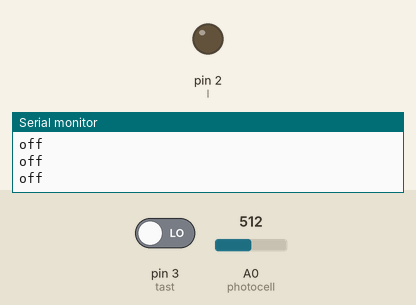
This sketch was run on a simulated Arduino Uno, built with avr-gcc and run on an emulated ATmega328P. On the bench: output pins drawn as LEDs (lit = HIGH), the last lines printed to the serial monitor. Inputs (shaded band) come from the test bench; at power-on: pin 3 (tast) LOW, A0 (photocell) = 512.

Above: at 1.2 s.
1.3 s: pin 3 (tast) driven HIGH
At 2.3 s:
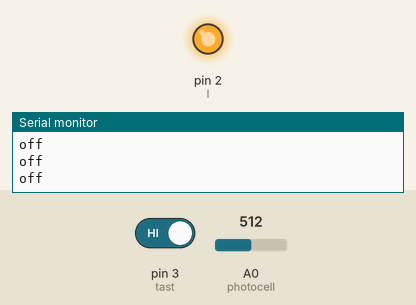
5.0 s: pin 3 (tast) driven LOW
At 6.2 s:
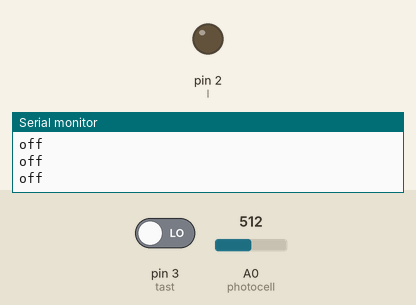
Timing chart, 0 to 8.0 s (numbered marks = the images above; inputs shaded):
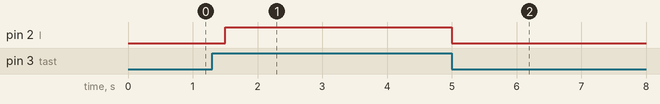

The sketch:

iaef.ino
```cpp
const int photocell = A0;     //pin für Lichtsensor
const int l = 2;              //pin für LED
const int l2 = 4;
const int tast = 3;           //pin für Taster

int slave1 = 0;                   //Speicherort des Slaves


void setup() {
  pinMode(photocell, INPUT);          //pin Photocell
  pinMode(l, OUTPUT);                 //pin LED
  pinMode (tast, INPUT);              //pin Taster
  Serial.begin(9600);                 //Serieller Monitor
}


int slavefunction1() {                          //Abfrage der Photocell
  if (analogRead(photocell) > 1000) {
    slave1 = 1;
    return 1;

  }
  if (analogRead(photocell) < 1000) {
    slave1 = 2;
    return 2;
  }
}


void ask() {                          //Übersetzung des Signals in Serial Outputs
  if (slave1 == 1) {
    Serial.println("on");
    digitalWrite(l2, HIGH);
    return;
  }

  else if (slave1 == 2) {
    Serial.println("off");
    digitalWrite(l2, LOW);

    return;
  }


 }
void loop() {

  if (digitalRead(tast) == HIGH) {
    digitalWrite(l, HIGH);
    slavefunction1();                         //Function (slavefunction1() )
  }
  else if (digitalRead(tast) == LOW) {
    digitalWrite(l, LOW);
    slavefunction1();
  }

  ask();                                      // Function (ask() )
  delay(500);
  slave1 = 0;
}
```

Measured:
- after the input at 1.3 s, pin 2 (l): LOW → HIGH after 0.20 s
- after the input at 5.0 s, pin 2 (l): HIGH → LOW at once
